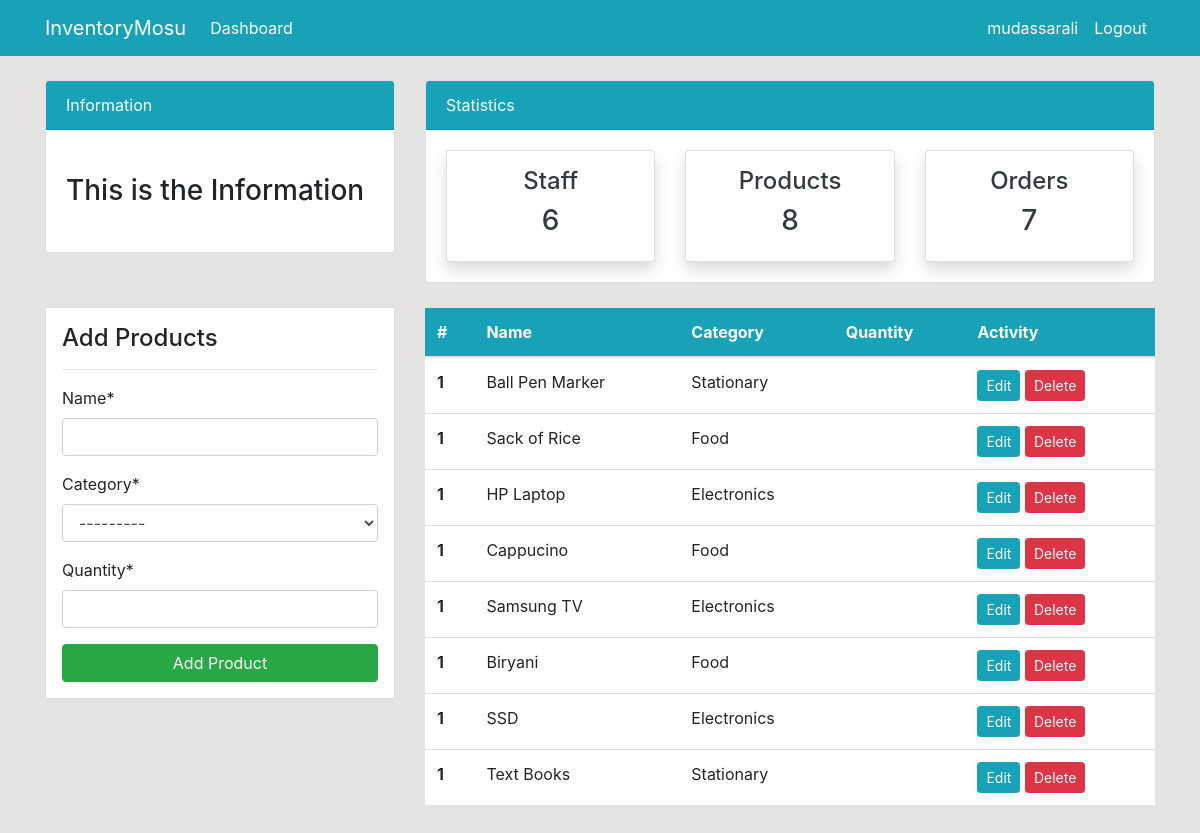
/product/ (signed in), run on the app's committed database.
### dashboard/models.py (models this page shows, shortened)
class Product(models.Model):
    name = models.CharField(max_length=100, null=True)
    category = models.CharField(max_length=20, choices=CATEGORY)
    quantity = models.PositiveIntegerField(null=True)
    class Meta:
        verbose_name_plural = 'Staff Product'

### dashboard/views.py (the view)
# urls.py: path('product/', views.product, name='dashboard-product'),
@login_required
def product(request):
    items = Product.objects.all() # using ORM
    product_count = items.count()
    workers_count = User.objects.all().count()
    orders_count = Order.objects.all().count()
    if request.method == 'POST':
        form = ProductForm(request.POST)
        if form.is_valid():
            form.save()
            product_name = form.cleaned_data.get('name')
            messages.success(request, f'{product_name} has been added')
            return redirect('dashboard-product')
    else:
        form = ProductForm()
    context = {
        'items': items,
        'form' : form,
        'workers_count': workers_count,
        'orders_count': orders_count,
        'product_count': product_count
    }
    return render(request, 'dashboard/product.html',context)

### dashboard/forms.py
class ProductForm(forms.ModelForm):
    class Meta:
        model = Product
        fields = ['name','category','quantity']

### templates/dashboard/product.html (shortened to what this page needs)
{% extends 'partials/base.html' %}
{% load crispy_forms_tags %}
{% block content %}
{% include 'partials/topnav.html' %}
<div class="container">
    <div class="row my-4">
        <div class="col-md-4">
            <div class="border bg-white p-3">
                <h4>Add Products</h4>
                <hr>
                <form method="POST">
                    {{ form|crispy }}
                    <input class="btn btn-success btn-block" type="submit" value="Add Product">
                </form>
            </div>
        </div>
        <div class="col-md-8">
            <table class="table bg-white">
                <thead class="bg-info">
                    <tr class="text-white">
                        <th scope="col">#</th>
                        <th scope="col">Name</th>
                        <th scope="col">Category</th>
                        <th scope="col">Quantity</th>
                        <th scope="col">Activity</th>
                    </tr>
                </thead>
                <tbody>
                    {% for item in items %}
                    <tr>
                        <th scope="row">1</th>
                        <td>{{ item.name }}</td>
                        <td>{{ item.category }}</td>
                        <td>{{ item.Quantity }}</td>
                        <td>
                            <a class="btn btn-info btn-sm" href="{% url 'dashboard-product-update' item.id %}">Edit</a>
                            <a class="btn btn-danger btn-sm" href="{% url 'dashboard-product-delete' item.id %}">Delete</a>
                        </td>
                    </tr>
                    {% endfor %}
                </tbody>
            </table>
        </div>
    </div>
</div>
{% endblock %}

### templates/partials/nav.html (shortened to what this page needs)
<nav class="navbar navbar-expand-lg navbar-info bg-info">
    {% if user.is_authenticated %}
    <div class="container">
        <a class="navbar-brand text-white" href="{% url 'dashboard-staff' %}">InventoryMosu</a>
        <div class="collapse navbar-collapse" id="navbarSupportedContent">
            <ul class="navbar-nav mr-auto">
                <li class="nav-item active">
                    <a class="nav-link text-white" href="{% url 'dashboard-index' %}">Dashboard </a>
                </li>
            </ul>
            <ul class="navbar-nav ml-auto">
                <li class="nav-item active">
                    <a class="nav-link text-white" href="{% url 'user-profile' %}">{{ user.username }}</a>
                </li>
                <li class="nav-item">
                    <a class="nav-link text-white" href="{% url 'user-logout' %}">Logout</a>
                </li>
            </ul>
            {% endif %}
        </div>
    </div>
</nav>

### static/style.css (style rules this page uses)
body { background: rgb(230, 227, 227); }

### data on the page
Product: name "Ball Pen Marker", category "Stationary"
Product: name "Sack of Rice", category "Food"
Product: name "HP Laptop", category "Electronics"
Product: name "Cappucino", category "Food"
Product: name "Samsung TV", category "Electronics"
Product: name "Biryani", category "Food"
Product: name "SSD", category "Electronics"
Product: name "Text Books", category "Stationary"

### other printed values
{{ user.username }} "mudassarali"
{{ workers_count }} "6"
{{ product_count }} "8"
{{ orders_count }} "7"
